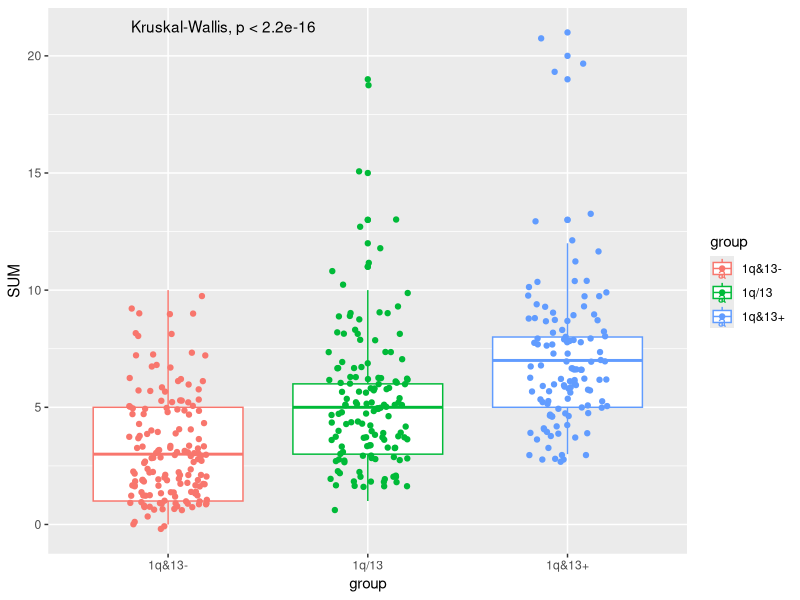
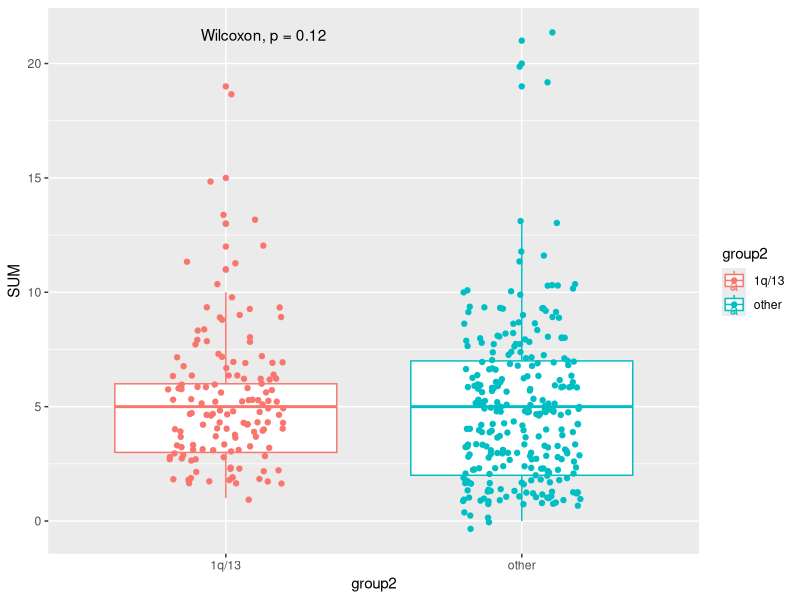
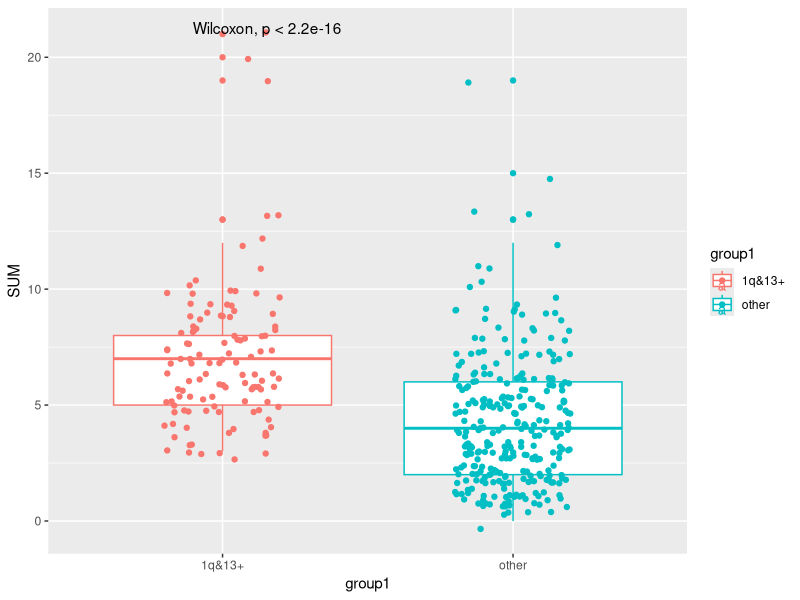
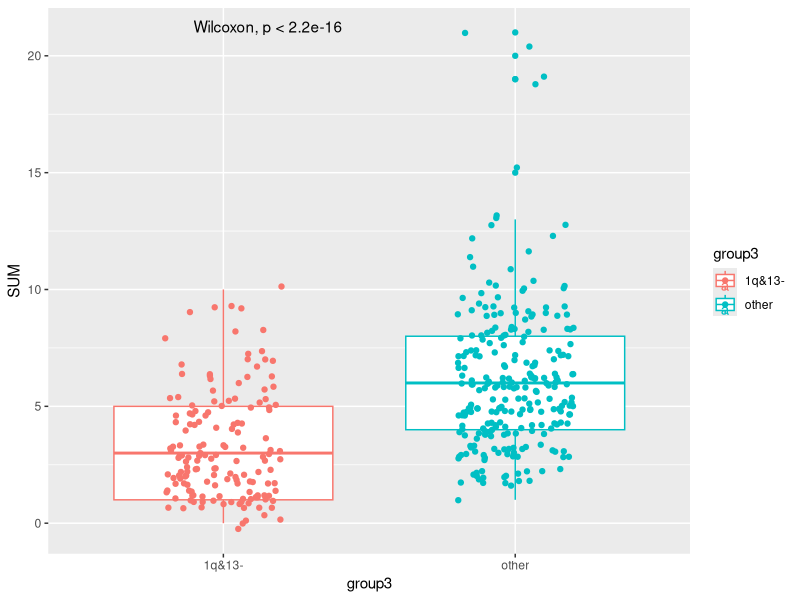
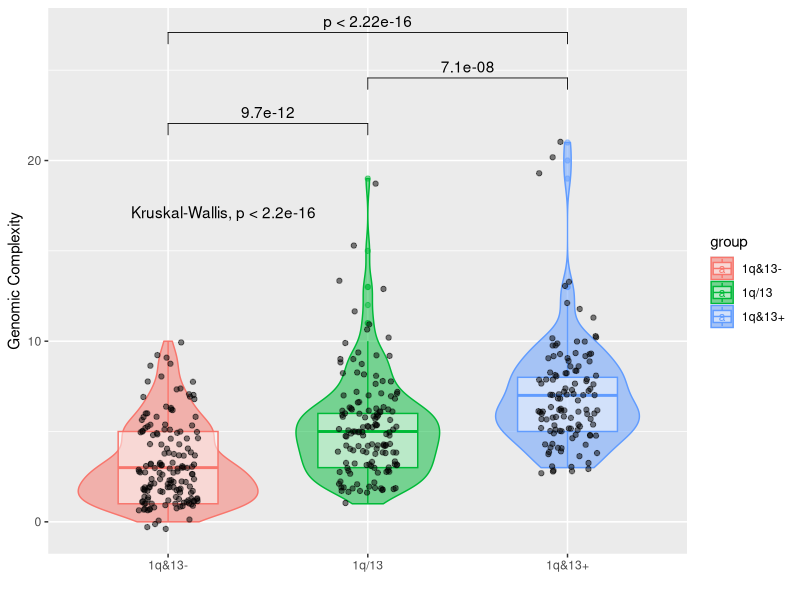
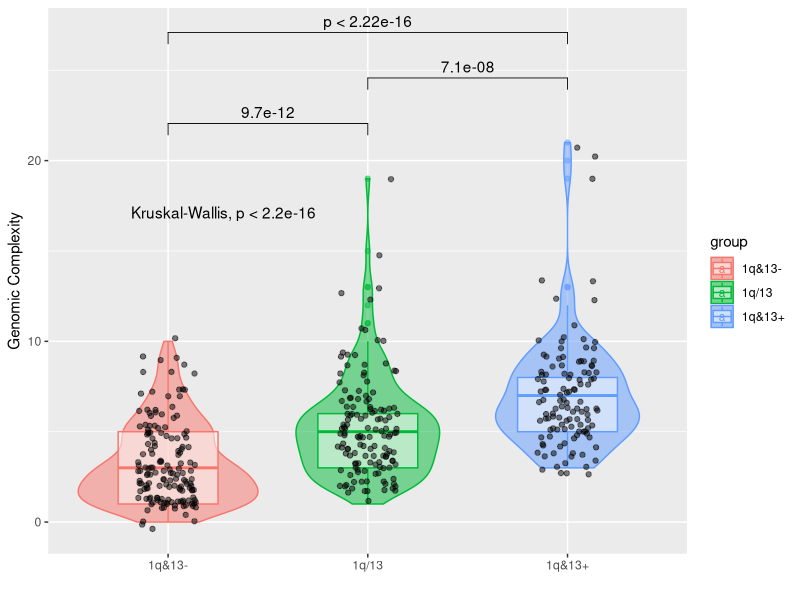

The R source for these figures, in order:
library(tidyverse)
library(data.table)
library(ggpubr)


import<-fread("results/complete_database_BO_1q_13.txt")

rownames(import) <- import$SNP_FILE_NAME %>% str_replace(" ", "_")
import <- rownames_to_column(import, "sample")

# select only relevant variables to associate
names(import)
data<-import %>% select(ID, contains("maj_broad"), contains("maj_focal"), contains("maj_call"), HyperDiploidy, matches("^t_"))
names(data)

#____ Build CALLS for traslocations ______


data$t_others <- data$t_14_16 + data$t_14_20 + data$t_6_14
data$t_IgH <- ifelse(data$t_11_14 == 1 | data$t_4_14 == 1 | data$t_others == 1, 1,0 )


#____ KEEP ONLY UNIQUE/RELVANT CALLS____ 

# unique calls
data <- data %>% select( -c(AMP_maj_broad_chr_1q, 
                            AMP_maj_broad_chr_8q, 
                            DEL_maj_broad_chr_17p, 
                            DEL_maj_broad_chr_13q, 
                            DEL_maj_broad_chr_14q, 
                            DEL_maj_broad_chr_1p,
                            DEL_maj_broad_chr_16q, 
                            contains("maj_focal"),
                            t_14_16,
                            t_6_14,
                            t_14_20
))

names(data)

# exclude calls from HyperDiploid chromosomes and single translocations for MDS dataset creation 
data <- data %>% select( -c(AMP_maj_broad_chr_3p, 
                            AMP_maj_broad_chr_3q, 
                            AMP_maj_broad_chr_5p, 
                            AMP_maj_broad_chr_5q, 
                            AMP_maj_broad_chr_7p, 
                            AMP_maj_broad_chr_7q,
                            AMP_maj_broad_chr_9p, 
                            AMP_maj_broad_chr_9q,
                            AMP_maj_broad_chr_11p, 
                            AMP_maj_broad_chr_11q,
                            AMP_maj_broad_chr_15q,
                            AMP_maj_broad_chr_19p,
                            AMP_maj_broad_chr_19q,
                            AMP_maj_broad_chr_21q,
                            t_4_14,
                            t_11_14,
                            t_others
))

# renaming calls column
names(data) <- names(data) %>% str_replace("maj_broad_chr_|maj_call_chr_","")
names(data)




# filter data for missing data (missing traslocation from AMB or Bo2005 protocols)


missing_T <- is.na(import$t_11_14) + is.na(import$t_4_14) + is.na(import$t_6_14) + is.na(import$t_14_16) + is.na(import$t_14_20)
table(missing_T)
import$missing_T <- missing_T

df.2<- filter(data, !is.na(t_IgH))

df.2 <- mutate(df.2, SUM=rowSums(df.2[,-1]))


df.2$group <- ifelse( df.2$AMP_1q == 1 & df.2$DEL_13q ==1, "1q&13+",
                      ifelse(df.2$AMP_1q == 1 | df.2$DEL_13q ==1, "1q/13", "1q&13-") ) 

df.2$group %>% table
df.2$SUM

df.2$SUM %>% summary

  
  
kruskal.test(df.2$group, df.2$SUM)

GC_plus <- df.2 %>% filter(group=="1q&13+") %>% .$SUM
GC_plus_other <- df.2 %>% filter(group != "1q&13+") %>% .$SUM

df.2$group1 <- ifelse(df.2$group == "1q&13+", "1q&13+","other")
kruskal.test(df.2$group1, df.2$SUM)

df.2$group2 <- ifelse(df.2$group == "1q/13", "1q/13","other")
kruskal.test(df.2$group2, df.2$SUM)

df.2$group3 <- ifelse(df.2$group == "1q&13-", "1q&13-","other")
kruskal.test(df.2$group3, df.2$SUM)



df.2$group <- df.2$group %>% factor(levels = c("1q&13-","1q/13","1q&13+"))

df.2 %>% ggplot(aes(group, SUM, colour=group)) +
  geom_boxplot() +
  geom_jitter(width = 0.2) +
  ggpubr::stat_compare_means()


df.2 %>% ggplot(aes(group2, SUM, colour=group2)) +
  geom_boxplot() +
  geom_jitter(width = 0.2) +
  ggpubr::stat_compare_means()


df.2 %>% ggplot(aes(group1, SUM, colour=group1)) +
  geom_boxplot() +
  geom_jitter(width = 0.2) +
  ggpubr::stat_compare_means()

df.2 %>% ggplot(aes(group3, SUM, colour=group3)) +
  geom_boxplot() +
  geom_jitter(width = 0.2) +
  ggpubr::stat_compare_means()


#________ def plots _____ paper

my_comparisons <- list( c("1q&13-", "1q/13"), 
                        c("1q/13", "1q&13+"), 
                        c("1q&13-", "1q&13+") )


df.2 %>% ggplot(aes(group, SUM)) +
  geom_violin(aes(fill=group, colour=group), alpha=0.5, outlier.shape = NA) +   
  geom_boxplot(aes( colour=group), alpha=0.5, width=0.5) +
  geom_jitter(width = 0.15, alpha=0.5) + 
  stat_summary(geom="text", fun =summary,
               aes(label=sprintf("%1.2f", ..y..), color=group),
               position=position_nudge(x= 0.45), size=3) +
  stat_compare_means(comparisons = my_comparisons)+ 
  stat_compare_means(label.y.npc =0.8, label.x.npc = 0) + 
  xlab("") + ylab("Genomic Complexity")


dir.create("plots/Genomic_complexity")

ggsave(filename = "plots/Genomic_complexity/genomic_complexity_in_MMriskGroups.pdf", 
       units = "in", dpi = 300, width = 9, height = 8)




df.2 %>% group_by(group) %>% summarize(mean_complexity=mean(SUM), 
                                       CI_lower=SUM %>% gmodels::ci() %>% .[2],
                                       CI_upper=SUM %>% gmodels::ci() %>% .[3])
